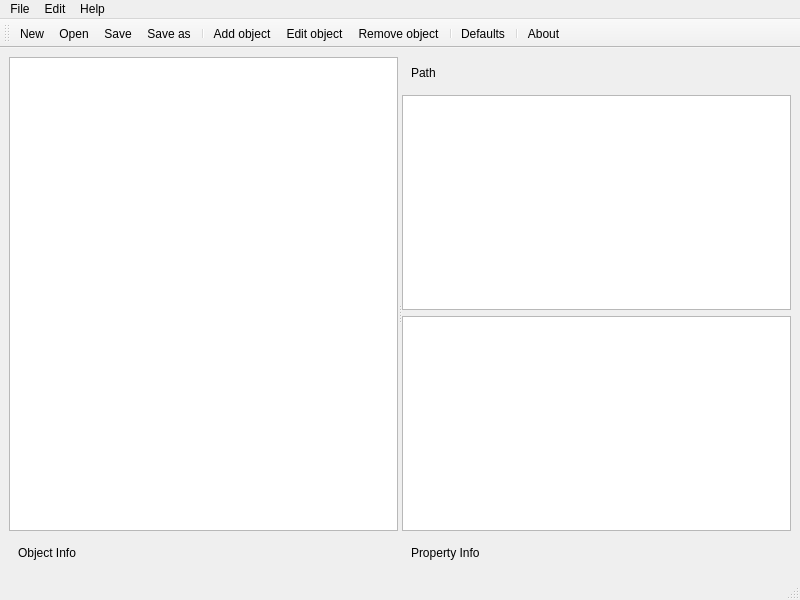
<?xml version="1.0" encoding="UTF-8"?>
<ui version="4.0">
 <class>MainWindow</class>
 <widget class="QMainWindow" name="MainWindow">
  <property name="geometry">
   <rect>
    <x>0</x>
    <y>0</y>
    <width>800</width>
    <height>600</height>
   </rect>
  </property>
  <property name="windowTitle">
   <string>MainWindow</string>
  </property>
  <widget class="QWidget" name="centralwidget">
   <layout class="QHBoxLayout" name="horizontalLayout">
    <item>
     <widget class="QSplitter" name="splitter">
      <property name="orientation">
       <enum>Qt::Horizontal</enum>
      </property>
      <widget class="QWidget" name="layoutWidget">
       <layout class="QVBoxLayout" name="verticalLayout_2">
        <item>
         <widget class="QTreeView" name="objectTree"/>
        </item>
        <item>
         <widget class="QWidget" name="objectInfo" native="true">
          <layout class="QFormLayout" name="formLayout">
           <item row="0" column="0">
            <widget class="QLabel" name="label">
             <property name="text">
              <string>Object Info</string>
             </property>
            </widget>
           </item>
          </layout>
         </widget>
        </item>
       </layout>
      </widget>
      <widget class="QWidget" name="layoutWidget">
       <layout class="QVBoxLayout" name="verticalLayout">
        <item>
         <widget class="QWidget" name="navigationPath" native="true">
          <layout class="QHBoxLayout" name="horizontalLayout_2">
           <item>
            <widget class="QLabel" name="label_2">
             <property name="text">
              <string>Path</string>
             </property>
            </widget>
           </item>
          </layout>
         </widget>
        </item>
        <item>
         <widget class="QListView" name="modelList"/>
        </item>
        <item>
         <widget class="QListView" name="propertyList"/>
        </item>
        <item>
         <widget class="QWidget" name="propertyInfo" native="true">
          <layout class="QFormLayout" name="formLayout_2">
           <item row="0" column="0">
            <widget class="QLabel" name="label_3">
             <property name="text">
              <string>Property Info</string>
             </property>
            </widget>
           </item>
          </layout>
         </widget>
        </item>
       </layout>
      </widget>
     </widget>
    </item>
   </layout>
  </widget>
  <widget class="QMenuBar" name="menubar">
   <property name="geometry">
    <rect>
     <x>0</x>
     <y>0</y>
     <width>800</width>
     <height>25</height>
    </rect>
   </property>
   <widget class="QMenu" name="menuFile">
    <property name="title">
     <string>File</string>
    </property>
    <addaction name="actionNew"/>
    <addaction name="actionOpen"/>
    <addaction name="separator"/>
    <addaction name="actionSave"/>
    <addaction name="actionSaveAs"/>
    <addaction name="separator"/>
    <addaction name="actionExit"/>
   </widget>
   <widget class="QMenu" name="menuEdit">
    <property name="title">
     <string>Edit</string>
    </property>
    <addaction name="actionAdd_object"/>
    <addaction name="actionEdit_object"/>
    <addaction name="actionRemove_object"/>
    <addaction name="separator"/>
    <addaction name="actionDefaults"/>
   </widget>
   <widget class="QMenu" name="menuHelp">
    <property name="title">
     <string>Help</string>
    </property>
    <addaction name="actionAbout"/>
   </widget>
   <addaction name="menuFile"/>
   <addaction name="menuEdit"/>
   <addaction name="menuHelp"/>
  </widget>
  <widget class="QStatusBar" name="statusbar"/>
  <widget class="QToolBar" name="toolBar">
   <property name="windowTitle">
    <string>toolBar</string>
   </property>
   <attribute name="toolBarArea">
    <enum>TopToolBarArea</enum>
   </attribute>
   <attribute name="toolBarBreak">
    <bool>false</bool>
   </attribute>
   <addaction name="actionNew"/>
   <addaction name="actionOpen"/>
   <addaction name="actionSave"/>
   <addaction name="actionSaveAs"/>
   <addaction name="separator"/>
   <addaction name="actionAdd_object"/>
   <addaction name="actionEdit_object"/>
   <addaction name="actionRemove_object"/>
   <addaction name="separator"/>
   <addaction name="actionDefaults"/>
   <addaction name="separator"/>
   <addaction name="actionAbout"/>
  </widget>
  <action name="actionOpen">
   <property name="icon">
    <iconset theme="document-open">
     <normaloff>.</normaloff>.</iconset>
   </property>
   <property name="text">
    <string>Open</string>
   </property>
  </action>
  <action name="actionSave">
   <property name="icon">
    <iconset theme="document-save">
     <normaloff>.</normaloff>.</iconset>
   </property>
   <property name="text">
    <string>Save</string>
   </property>
  </action>
  <action name="actionSaveAs">
   <property name="icon">
    <iconset theme="document-save-as">
     <normaloff>.</normaloff>.</iconset>
   </property>
   <property name="text">
    <string>Save as</string>
   </property>
  </action>
  <action name="actionNew">
   <property name="icon">
    <iconset theme="document-new">
     <normaloff>.</normaloff>.</iconset>
   </property>
   <property name="text">
    <string>New</string>
   </property>
  </action>
  <action name="actionExit">
   <property name="icon">
    <iconset theme="application-exit">
     <normaloff>.</normaloff>.</iconset>
   </property>
   <property name="text">
    <string>Exit</string>
   </property>
  </action>
  <action name="actionAdd_object">
   <property name="icon">
    <iconset theme="list-add">
     <normaloff>.</normaloff>.</iconset>
   </property>
   <property name="text">
    <string>Add object</string>
   </property>
  </action>
  <action name="actionEdit_object">
   <property name="icon">
    <iconset theme="format-text-direction-ltr">
     <normaloff>.</normaloff>.</iconset>
   </property>
   <property name="text">
    <string>Edit object</string>
   </property>
  </action>
  <action name="actionRemove_object">
   <property name="icon">
    <iconset theme="list-remove">
     <normaloff>.</normaloff>.</iconset>
   </property>
   <property name="text">
    <string>Remove object</string>
   </property>
  </action>
  <action name="actionAbout">
   <property name="icon">
    <iconset theme="help-about">
     <normaloff>.</normaloff>.</iconset>
   </property>
   <property name="text">
    <string>About</string>
   </property>
  </action>
  <action name="actionDefaults">
   <property name="icon">
    <iconset theme="preferences-system">
     <normaloff>.</normaloff>.</iconset>
   </property>
   <property name="text">
    <string>Defaults</string>
   </property>
  </action>
 </widget>
 <resources/>
 <connections/>
</ui>
